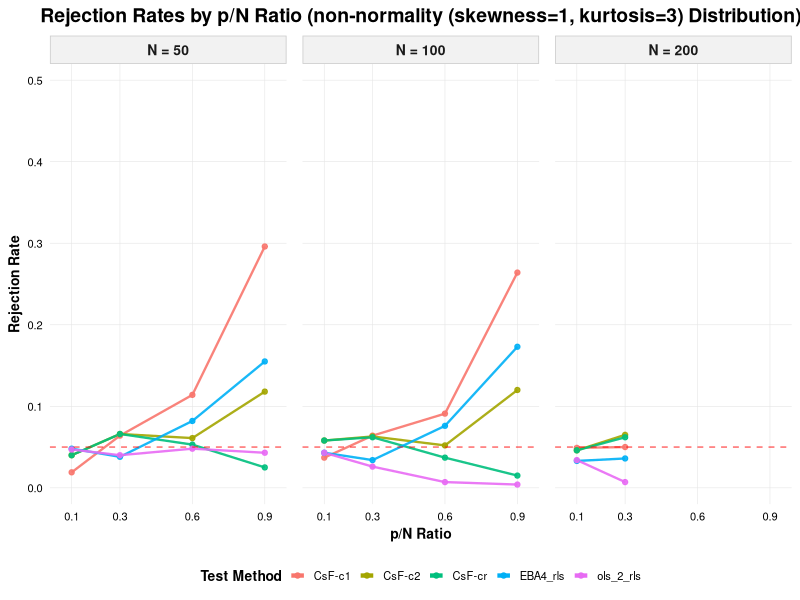
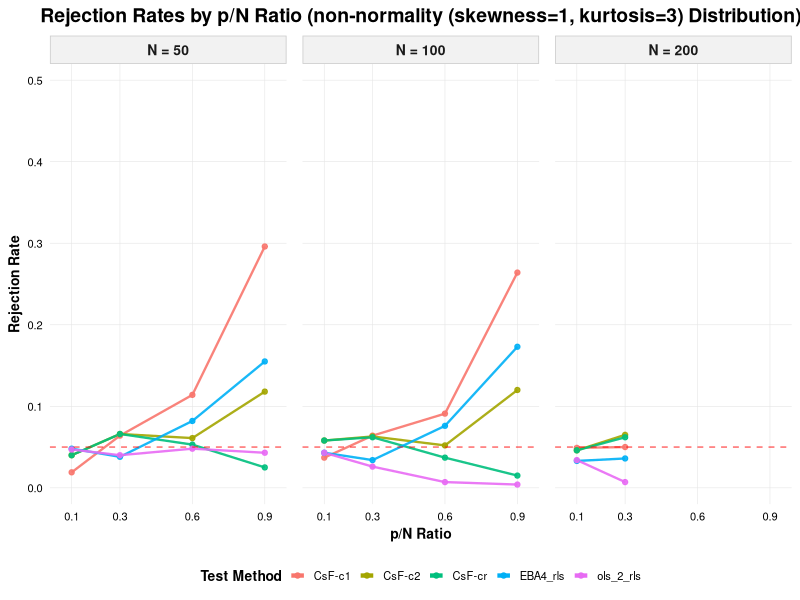

These charts were generated, in order, by the following R code:




library(ggplot2)
library(dplyr)
library(tidyr)
library(scales)

# 
normal_data <- data.frame(
  p_N = c(0.1, 0.3, 0.6, 0.9, 0.1, 0.3, 0.6, 0.9, 0.1, 0.3),
  N   = c(50, 50, 50, 50, 100, 100, 100, 100, 200, 200),
  pT_CsF_c1 = c(0.019, 0.064, 0.114, 0.296, 0.037, 0.064, 0.091, 0.264, 0.049, 0.050),
  pT_CsF_c2 = c(0.040, 0.066, 0.061, 0.118, 0.058, 0.063, 0.052, 0.120, 0.046, 0.065),
  pT_CsF_cr = c(0.040, 0.066, 0.053, 0.025, 0.058, 0.062, 0.037, 0.015, 0.046, 0.062),
  pEBA4_rls = c(0.048, 0.038, 0.082, 0.155, 0.043, 0.034, 0.076, 0.173, 0.033, 0.036),
  pols_2_rls = c(0.047, 0.040, 0.048, 0.043, 0.043, 0.026, 0.007, 0.004, 0.034, 0.007)
)
# 
test_names <- c(
  "pT_CsF_c1" = "CsF-c1",
  "pT_CsF_c2" = "CsF-c2",
  "pT_CsF_cr" = "CsF-cr",
  "pEBA4_rls" = "EBA4_rls",
  "pols_2_rls" = "ols_2_rls"
)

# 
data_long <- normal_data %>%
  pivot_longer(
    cols = -c(p_N, N),
    names_to = "Test",
    values_to = "Rejection_Rate"
  ) %>%
  mutate(
    Test = factor(Test, levels = names(test_names), labels = test_names),
    N = factor(N, levels = c(50, 100, 200)),
    Test_Group = case_when(
      grepl("F", Test) ~ "F-variants",
      grepl("CsF", Test) ~ "CsF-variants",
      grepl("EBA", Test) ~ "EBA-variants",
      TRUE ~ "Other"
    )
  )

# 
ggplot(data_long, aes(x = p_N, y = Rejection_Rate, color = Test, group = Test)) +
  geom_line(linewidth = 0.8, alpha = 0.9) +
  geom_point(size = 1.5, alpha = 0.9) +
  facet_wrap(~ N, nrow = 1, labeller = labeller(N = ~ paste("N =", .x))) +
  scale_y_continuous(
    limits = c(0, 0.5),                     # 
    breaks = seq(0, 0.5, 0.1),              # 
    expand = c(0, 0.02)
  ) +
  scale_x_continuous(
    breaks = unique(normal_data$p_N),
    labels = scales::number_format(accuracy = 0.1),
    expand = c(0.05, 0.05)
  ) +
  geom_hline(
    yintercept = 0.05, 
    linetype = "dashed", 
    color = "red", 
    linewidth = 0.5,
    alpha = 0.6
  ) +
  labs(
    title = "Rejection Rates by p/N Ratio (non-normality (skewness=1, kurtosis=3) Distribution)",
    x = "p/N Ratio",
    y = "Rejection Rate",
    color = "Test Method"
  ) +
  theme_minimal(base_size = 12) +
  theme(
    legend.position = "bottom",
    legend.direction = "horizontal",        # 
    legend.title = element_text(face = "bold", size = 10),
    legend.text = element_text(size = 8),
    legend.key.size = unit(0.4, "cm"),      # 
    panel.grid.major = element_line(color = "grey90", linewidth = 0.2),
    panel.grid.minor = element_blank(),
    strip.background = element_rect(fill = "grey95", color = "grey80"),
    strip.text = element_text(face = "bold", size = 10),
    plot.title = element_text(face = "bold", hjust = 0.5, size = 14),
    axis.title = element_text(face = "bold", size = 10),
    axis.text = element_text(color = "black", size = 8),
    panel.spacing = unit(0.8, "lines")
  ) +
  scale_color_manual(values = scales::hue_pal()(length(test_names))) +
  guides(color = guide_legend(
    nrow = 1,                                # 
    override.aes = list(linewidth = 1.5, alpha = 1)
  ))

# 
ggsave("all_tests_rejection_rates.png", width = 14, height = 8, dpi = 300)
